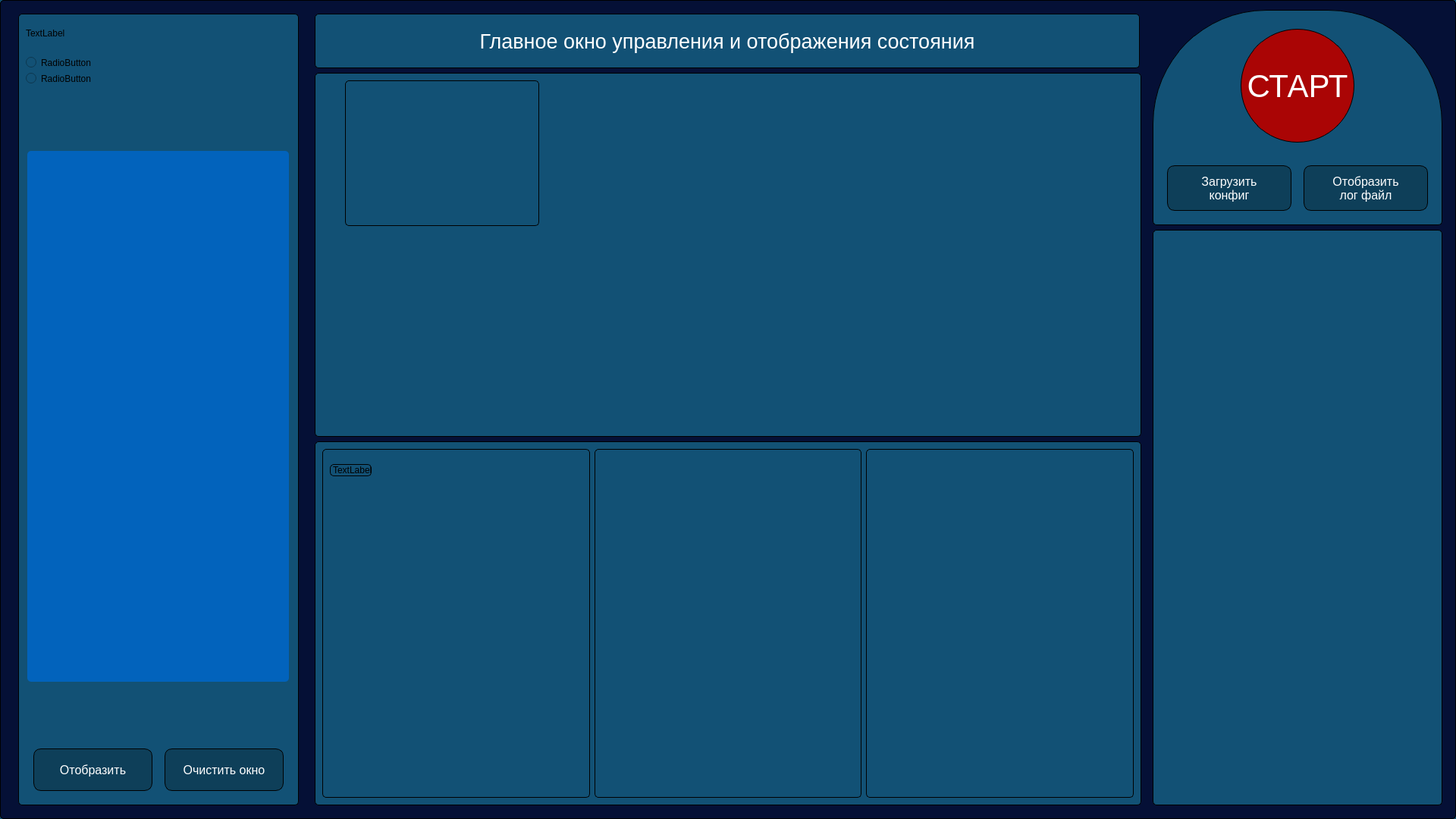
<?xml version="1.0" encoding="UTF-8"?>
<ui version="4.0">
 <class>MainWindow</class>
 <widget class="QMainWindow" name="MainWindow">
  <property name="geometry">
   <rect>
    <x>0</x>
    <y>0</y>
    <width>1920</width>
    <height>1080</height>
   </rect>
  </property>
  <property name="windowTitle">
   <string>MainWindow</string>
  </property>
  <property name="styleSheet">
   <string notr="true">left: 90;
top: 24;
bottom: 26;

background: #125175;
border: 1px solid #000000;
box-sizing: border-box;
border-radius: 5px;</string>
  </property>
  <widget class="QWidget" name="centralwidget">
   <property name="styleSheet">
    <string notr="true">background-color: rgb(5, 16, 54);</string>
   </property>
   <layout class="QGridLayout" name="gridLayout">
    <item row="0" column="0">
     <layout class="QHBoxLayout" name="horizontalLayout">
      <item>
       <widget class="QFrame" name="frame">
        <property name="enabled">
         <bool>true</bool>
        </property>
        <property name="autoFillBackground">
         <bool>false</bool>
        </property>
        <property name="styleSheet">
         <string notr="true">border: none;</string>
        </property>
        <property name="frameShape">
         <enum>QFrame::StyledPanel</enum>
        </property>
        <property name="frameShadow">
         <enum>QFrame::Raised</enum>
        </property>
        <layout class="QGridLayout" name="gridLayout_2">
         <property name="leftMargin">
          <number>0</number>
         </property>
         <property name="rightMargin">
          <number>0</number>
         </property>
         <property name="horizontalSpacing">
          <number>0</number>
         </property>
         <item row="0" column="1">
          <widget class="QFrame" name="frame_4">
           <property name="minimumSize">
            <size>
             <width>370</width>
             <height>0</height>
            </size>
           </property>
           <property name="maximumSize">
            <size>
             <width>311</width>
             <height>16777215</height>
            </size>
           </property>
           <property name="styleSheet">
            <string notr="true">left: 24;
right: 29;
top: 24;
bottom: 42;

background: #125175;
border: 1px solid #000000;
box-sizing: border-box;
border-radius: 5px;</string>
           </property>
           <property name="frameShape">
            <enum>QFrame::StyledPanel</enum>
           </property>
           <property name="frameShadow">
            <enum>QFrame::Raised</enum>
           </property>
           <layout class="QVBoxLayout" name="verticalLayout_3">
            <property name="leftMargin">
             <number>0</number>
            </property>
            <property name="rightMargin">
             <number>0</number>
            </property>
            <item>
             <widget class="QFrame" name="frame_12">
              <property name="styleSheet">
               <string notr="true">border: one;</string>
              </property>
              <property name="frameShape">
               <enum>QFrame::StyledPanel</enum>
              </property>
              <property name="frameShadow">
               <enum>QFrame::Raised</enum>
              </property>
              <layout class="QGridLayout" name="gridLayout_8">
               <item row="0" column="0">
                <widget class="QLabel" name="label_2">
                 <property name="text">
                  <string>TextLabel</string>
                 </property>
                </widget>
               </item>
              </layout>
             </widget>
            </item>
            <item>
             <widget class="QFrame" name="frame_13">
              <property name="styleSheet">
               <string notr="true">border: one;</string>
              </property>
              <property name="frameShape">
               <enum>QFrame::StyledPanel</enum>
              </property>
              <property name="frameShadow">
               <enum>QFrame::Raised</enum>
              </property>
              <layout class="QGridLayout" name="gridLayout_7">
               <item row="0" column="0">
                <widget class="QRadioButton" name="radioButton">
                 <property name="text">
                  <string>RadioButton</string>
                 </property>
                </widget>
               </item>
               <item row="1" column="0">
                <widget class="QRadioButton" name="radioButton_2">
                 <property name="text">
                  <string>RadioButton</string>
                 </property>
                </widget>
               </item>
              </layout>
             </widget>
            </item>
            <item>
             <widget class="QFrame" name="frame_15">
              <property name="styleSheet">
               <string notr="true">border: one;</string>
              </property>
              <property name="frameShape">
               <enum>QFrame::StyledPanel</enum>
              </property>
              <property name="frameShadow">
               <enum>QFrame::Raised</enum>
              </property>
              <layout class="QGridLayout" name="gridLayout_5">
               <item row="0" column="0">
                <widget class="QTextBrowser" name="textBrowser">
                 <property name="minimumSize">
                  <size>
                   <width>345</width>
                   <height>600</height>
                  </size>
                 </property>
                 <property name="maximumSize">
                  <size>
                   <width>345</width>
                   <height>700</height>
                  </size>
                 </property>
                 <property name="styleSheet">
                  <string notr="true">background-color: #0263BC;
color: #ffffff;</string>
                 </property>
                </widget>
               </item>
              </layout>
             </widget>
            </item>
            <item>
             <widget class="QFrame" name="frame_14">
              <property name="layoutDirection">
               <enum>Qt::LeftToRight</enum>
              </property>
              <property name="styleSheet">
               <string notr="true">border: one;</string>
              </property>
              <property name="frameShape">
               <enum>QFrame::StyledPanel</enum>
              </property>
              <property name="frameShadow">
               <enum>QFrame::Raised</enum>
              </property>
              <layout class="QHBoxLayout" name="horizontalLayout_2">
               <item>
                <widget class="QPushButton" name="pushButton">
                 <property name="minimumSize">
                  <size>
                   <width>157</width>
                   <height>56</height>
                  </size>
                 </property>
                 <property name="maximumSize">
                  <size>
                   <width>157</width>
                   <height>56</height>
                  </size>
                 </property>
                 <property name="font">
                  <font>
                   <pointsize>12</pointsize>
                  </font>
                 </property>
                 <property name="styleSheet">
                  <string notr="true">
QPushButton{
color: #ffffff;
box-shadow: 0px 0px 0px 2px #9fb4f2;
background-color: rgb(14, 63, 89);
border: 1px solid #000000;
box-sizing: border-box;
border-radius: 10px;
}
QPushButton:hover{
background: #0E3C56;

}
QPushButton:pressed{
background: rgb(18, 81, 117);
}
</string>
                 </property>
                 <property name="text">
                  <string>Отобразить</string>
                 </property>
                </widget>
               </item>
               <item>
                <widget class="QPushButton" name="pushButton_2">
                 <property name="minimumSize">
                  <size>
                   <width>157</width>
                   <height>56</height>
                  </size>
                 </property>
                 <property name="maximumSize">
                  <size>
                   <width>157</width>
                   <height>56</height>
                  </size>
                 </property>
                 <property name="font">
                  <font>
                   <pointsize>12</pointsize>
                  </font>
                 </property>
                 <property name="styleSheet">
                  <string notr="true">
QPushButton{
color: #ffffff;
box-shadow: 0px 0px 0px 2px #9fb4f2;
background-color: rgb(14, 63, 89);
border: 1px solid #000000;
box-sizing: border-box;
border-radius: 10px;
}
QPushButton:hover{
background: #0E3C56;

}
QPushButton:pressed{
background: rgb(18, 81, 117);
}
</string>
                 </property>
                 <property name="text">
                  <string>Очистить окно</string>
                 </property>
                </widget>
               </item>
              </layout>
             </widget>
            </item>
           </layout>
          </widget>
         </item>
        </layout>
       </widget>
      </item>
      <item>
       <widget class="QFrame" name="frame_2">
        <property name="minimumSize">
         <size>
          <width>1090</width>
          <height>900</height>
         </size>
        </property>
        <property name="styleSheet">
         <string notr="true">border: none;</string>
        </property>
        <property name="frameShape">
         <enum>QFrame::StyledPanel</enum>
        </property>
        <property name="frameShadow">
         <enum>QFrame::Raised</enum>
        </property>
        <layout class="QVBoxLayout" name="verticalLayout">
         <property name="leftMargin">
          <number>0</number>
         </property>
         <property name="rightMargin">
          <number>0</number>
         </property>
         <item>
          <widget class="QFrame" name="frame_5">
           <property name="minimumSize">
            <size>
             <width>1088</width>
             <height>70</height>
            </size>
           </property>
           <property name="maximumSize">
            <size>
             <width>1088</width>
             <height>72</height>
            </size>
           </property>
           <property name="styleSheet">
            <string notr="true">left: 90;
top: 24;
bottom: 26;

background: #125175;
border: 1px solid #000000;
box-sizing: border-box;
border-radius: 5px;</string>
           </property>
           <property name="frameShape">
            <enum>QFrame::StyledPanel</enum>
           </property>
           <property name="frameShadow">
            <enum>QFrame::Raised</enum>
           </property>
           <layout class="QGridLayout" name="gridLayout_3">
            <item row="0" column="0">
             <widget class="QLabel" name="label">
              <property name="minimumSize">
               <size>
                <width>800</width>
                <height>42</height>
               </size>
              </property>
              <property name="font">
               <font>
                <pointsize>20</pointsize>
                <weight>50</weight>
                <italic>false</italic>
                <bold>false</bold>
               </font>
              </property>
              <property name="styleSheet">
               <string notr="true">
left: 90;
right: 90;
top: 15;
bottom: 15;

font-style: normal;
font-weight: normal;
fint-size: 24px;
line-height: 42px;

text-align: center;
border: none;
color: #FFFFFF;
</string>
              </property>
              <property name="text">
               <string>Главное окно управления и отображения состояния</string>
              </property>
              <property name="alignment">
               <set>Qt::AlignCenter</set>
              </property>
             </widget>
            </item>
           </layout>
          </widget>
         </item>
         <item>
          <widget class="QFrame" name="frame_7">
           <property name="styleSheet">
            <string notr="true">left: 990;
top: 24;

background: #125175;
border: 1px solid #000000;
box-sizing: border-box;
border-radius: 5px;</string>
           </property>
           <property name="frameShape">
            <enum>QFrame::StyledPanel</enum>
           </property>
           <property name="frameShadow">
            <enum>QFrame::Raised</enum>
           </property>
           <widget class="QTableView" name="tableView">
            <property name="geometry">
             <rect>
              <x>40</x>
              <y>10</y>
              <width>256</width>
              <height>192</height>
             </rect>
            </property>
           </widget>
          </widget>
         </item>
         <item>
          <widget class="QFrame" name="frame_6">
           <property name="styleSheet">
            <string notr="true">left: 990;
top: 24;

background: #125175;
border: 1px solid #000000;
box-sizing: border-box;
border-radius: 5px;</string>
           </property>
           <property name="frameShape">
            <enum>QFrame::StyledPanel</enum>
           </property>
           <property name="frameShadow">
            <enum>QFrame::Raised</enum>
           </property>
           <layout class="QHBoxLayout" name="horizontalLayout_4">
            <item>
             <widget class="QFrame" name="frame_16">
              <property name="frameShape">
               <enum>QFrame::StyledPanel</enum>
              </property>
              <property name="frameShadow">
               <enum>QFrame::Raised</enum>
              </property>
              <widget class="QLabel" name="label_3">
               <property name="geometry">
                <rect>
                 <x>10</x>
                 <y>20</y>
                 <width>55</width>
                 <height>16</height>
                </rect>
               </property>
               <property name="text">
                <string>TextLabel</string>
               </property>
              </widget>
             </widget>
            </item>
            <item>
             <widget class="QFrame" name="frame_17">
              <property name="frameShape">
               <enum>QFrame::StyledPanel</enum>
              </property>
              <property name="frameShadow">
               <enum>QFrame::Raised</enum>
              </property>
             </widget>
            </item>
            <item>
             <widget class="QFrame" name="frame_18">
              <property name="frameShape">
               <enum>QFrame::StyledPanel</enum>
              </property>
              <property name="frameShadow">
               <enum>QFrame::Raised</enum>
              </property>
             </widget>
            </item>
           </layout>
          </widget>
         </item>
        </layout>
       </widget>
      </item>
      <item>
       <widget class="QFrame" name="frame_3">
        <property name="styleSheet">
         <string notr="true">border: none;</string>
        </property>
        <property name="frameShape">
         <enum>QFrame::StyledPanel</enum>
        </property>
        <property name="frameShadow">
         <enum>QFrame::Raised</enum>
        </property>
        <layout class="QVBoxLayout" name="verticalLayout_2">
         <property name="topMargin">
          <number>4</number>
         </property>
         <item>
          <widget class="QFrame" name="frame_8">
           <property name="minimumSize">
            <size>
             <width>350</width>
             <height>284</height>
            </size>
           </property>
           <property name="maximumSize">
            <size>
             <width>400</width>
             <height>284</height>
            </size>
           </property>
           <property name="layoutDirection">
            <enum>Qt::LeftToRight</enum>
           </property>
           <property name="styleSheet">
            <string notr="true">position: absolute;
top: 42px;
left: 20;

background: #125175;
border: 1px solid #000000;
box-sizing: border-box;


border-top-left-radius: 150;
border-top-right-radius: 150;
border-bottom-left-radius: 5px;
border-bottom-right-radius: 5px;</string>
           </property>
           <property name="frameShape">
            <enum>QFrame::StyledPanel</enum>
           </property>
           <property name="frameShadow">
            <enum>QFrame::Raised</enum>
           </property>
           <layout class="QVBoxLayout" name="verticalLayout_7">
            <item>
             <widget class="QFrame" name="frame_10">
              <property name="styleSheet">
               <string notr="true">border: none;</string>
              </property>
              <property name="frameShape">
               <enum>QFrame::StyledPanel</enum>
              </property>
              <property name="frameShadow">
               <enum>QFrame::Raised</enum>
              </property>
              <layout class="QGridLayout" name="gridLayout_4">
               <item row="0" column="0">
                <widget class="QPushButton" name="pushButton_5">
                 <property name="enabled">
                  <bool>true</bool>
                 </property>
                 <property name="sizePolicy">
                  <sizepolicy hsizetype="Minimum" vsizetype="Fixed">
                   <horstretch>150</horstretch>
                   <verstretch>150</verstretch>
                  </sizepolicy>
                 </property>
                 <property name="minimumSize">
                  <size>
                   <width>150</width>
                   <height>150</height>
                  </size>
                 </property>
                 <property name="maximumSize">
                  <size>
                   <width>150</width>
                   <height>150</height>
                  </size>
                 </property>
                 <property name="layoutDirection">
                  <enum>Qt::LeftToRight</enum>
                 </property>
                 <property name="autoFillBackground">
                  <bool>false</bool>
                 </property>
                 <property name="styleSheet">
                  <string notr="true">QPushButton{
font-style: normal;
font-weight: normal;
font-size: 42px;
line-height: 52px;
text-align: center;
color: #ffffff;
box-shadow: 0px 0px 0px 2px #AA2121;
background-color: rgb(170, 5, 5);
border: 1px solid #000000;
box-sizing: border-box;
border-radius: 75;
}
QPushButton:hover{
background: rgb(229, 0, 0);

}
QPushButton:pressed{
background: #AA2121;
}
</string>
                 </property>
                 <property name="text">
                  <string>СТАРТ</string>
                 </property>
                </widget>
               </item>
              </layout>
             </widget>
            </item>
            <item>
             <widget class="QFrame" name="frame_11">
              <property name="font">
               <font>
                <pointsize>18</pointsize>
               </font>
              </property>
              <property name="styleSheet">
               <string notr="true">border: none;</string>
              </property>
              <property name="frameShape">
               <enum>QFrame::StyledPanel</enum>
              </property>
              <property name="frameShadow">
               <enum>QFrame::Raised</enum>
              </property>
              <layout class="QHBoxLayout" name="horizontalLayout_3">
               <item>
                <widget class="QPushButton" name="pushButton_3">
                 <property name="minimumSize">
                  <size>
                   <width>157</width>
                   <height>60</height>
                  </size>
                 </property>
                 <property name="font">
                  <font>
                   <pointsize>12</pointsize>
                  </font>
                 </property>
                 <property name="styleSheet">
                  <string notr="true">
QPushButton{
margin-right: 5;
color: #ffffff;
box-shadow: 0px 0px 0px 2px #9fb4f2;
background-color: rgb(14, 63, 89);
border: 1px solid #000000;
box-sizing: border-box;
border-radius: 10px;
}
QPushButton:hover{
background: #0E3C56;

}
QPushButton:pressed{
background: rgb(18, 81, 117);
}
</string>
                 </property>
                 <property name="text">
                  <string>Загрузить
конфиг</string>
                 </property>
                </widget>
               </item>
               <item>
                <widget class="QPushButton" name="pushButton_4">
                 <property name="minimumSize">
                  <size>
                   <width>157</width>
                   <height>60</height>
                  </size>
                 </property>
                 <property name="font">
                  <font>
                   <pointsize>12</pointsize>
                  </font>
                 </property>
                 <property name="styleSheet">
                  <string notr="true">
QPushButton{
margin-left: 5;
color: #ffffff;
box-shadow: 0px 0px 0px 2px #9fb4f2;
background-color: rgb(14, 63, 89);
border: 1px solid #000000;
box-sizing: border-box;
border-radius: 10px;
}
QPushButton:hover{
background: #0E3C56;

}
QPushButton:pressed{
background: rgb(18, 81, 117);
}
</string>
                 </property>
                 <property name="text">
                  <string>Отобразить
лог файл</string>
                 </property>
                </widget>
               </item>
              </layout>
             </widget>
            </item>
           </layout>
          </widget>
         </item>
         <item>
          <widget class="QFrame" name="frame_9">
           <property name="minimumSize">
            <size>
             <width>350</width>
             <height>0</height>
            </size>
           </property>
           <property name="maximumSize">
            <size>
             <width>400</width>
             <height>16777215</height>
            </size>
           </property>
           <property name="styleSheet">
            <string notr="true">left: 24;
top: 24;
bottom: 42;

background: #125175;
border: 1px solid #000000;
box-sizing: border-box;
border-radius: 5px;</string>
           </property>
           <property name="frameShape">
            <enum>QFrame::StyledPanel</enum>
           </property>
           <property name="frameShadow">
            <enum>QFrame::Raised</enum>
           </property>
          </widget>
         </item>
        </layout>
       </widget>
      </item>
     </layout>
    </item>
   </layout>
  </widget>
 </widget>
 <resources/>
 <connections/>
</ui>
